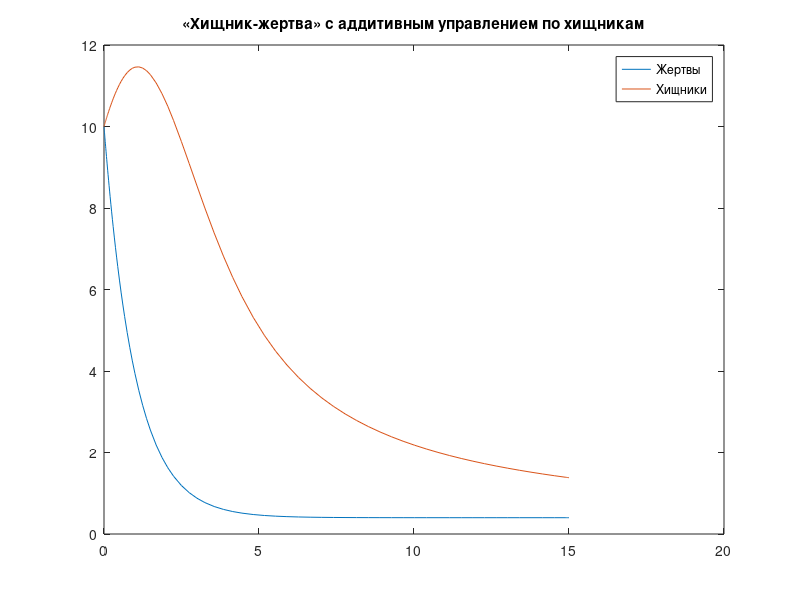

This chart was generated by the following MATLAB code:
function pr3
clc;
t=[0 15];
for x0 = 0:1:10
    for xdot0 = 0:1:10
        [t,X]=ode45(@Func,t,[x0; xdot0]);
        plot(t,X(:,1), t,X(:,2));
    end
end
title('«Хищник-жертва» с аддитивным управлением по хищникам');
legend('Жертвы','Хищники');
end 
 
function out=Func(~,x)
a = 0.8;
aa = 0.8;
e = 0.8;
y = 0.3;
b = 0.055;
xx = 0.4;
T = 1;
 
u = - (x(1) - xx)/T - (a.*x(1)- (x(1).*x(2))./(1 + aa.*x(1)) - e.*x(1).*x(1));
f1 = (a.*x(1)- (x(1).*x(2))./(1 + aa.*x(1)) - e.*x(1).*x(1)+u);
f2 = (-y.*x(2) + (x(1).*x(2))./(1 + aa.*x(1)) - b.*x(2).*x(2));
 
out = [f1;f2];
end
